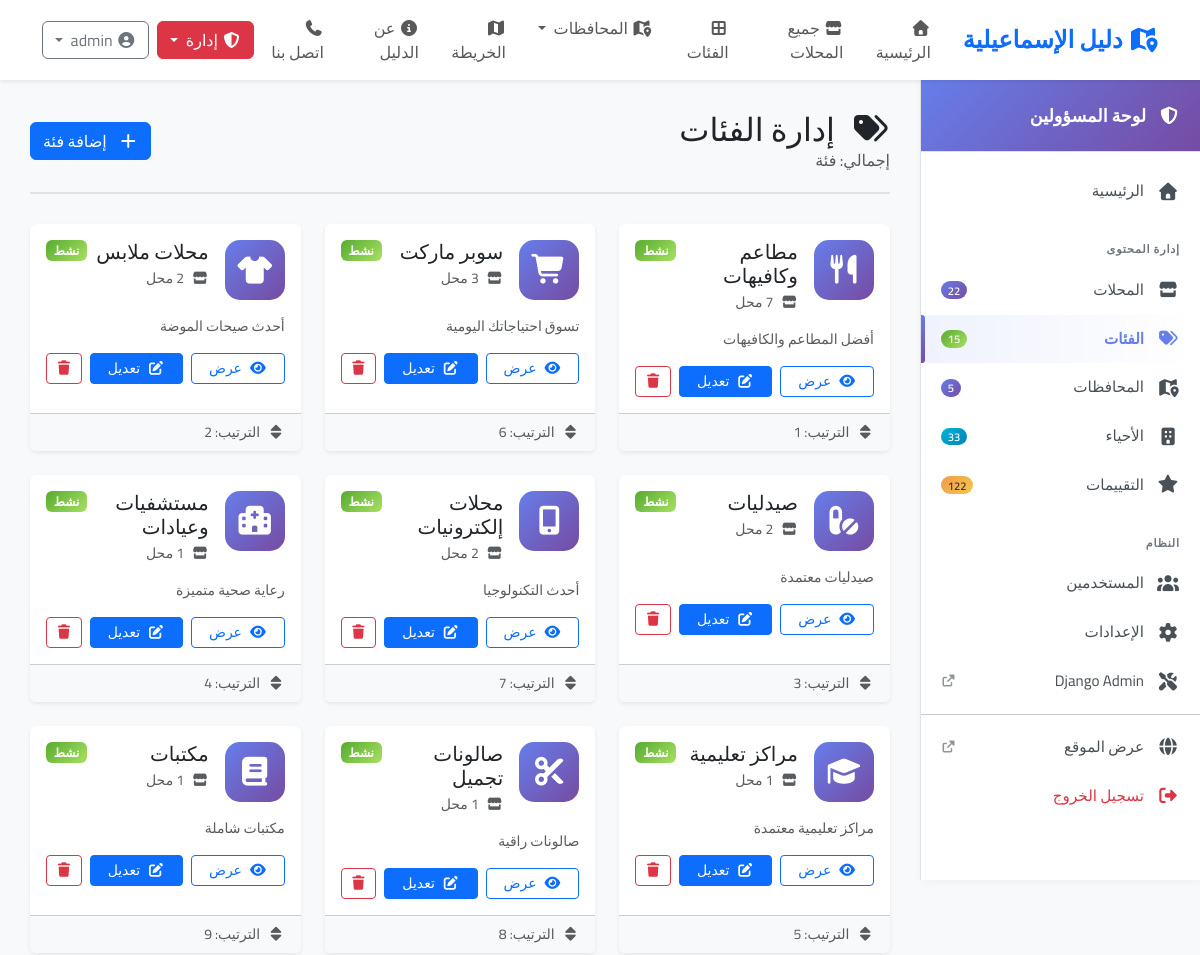
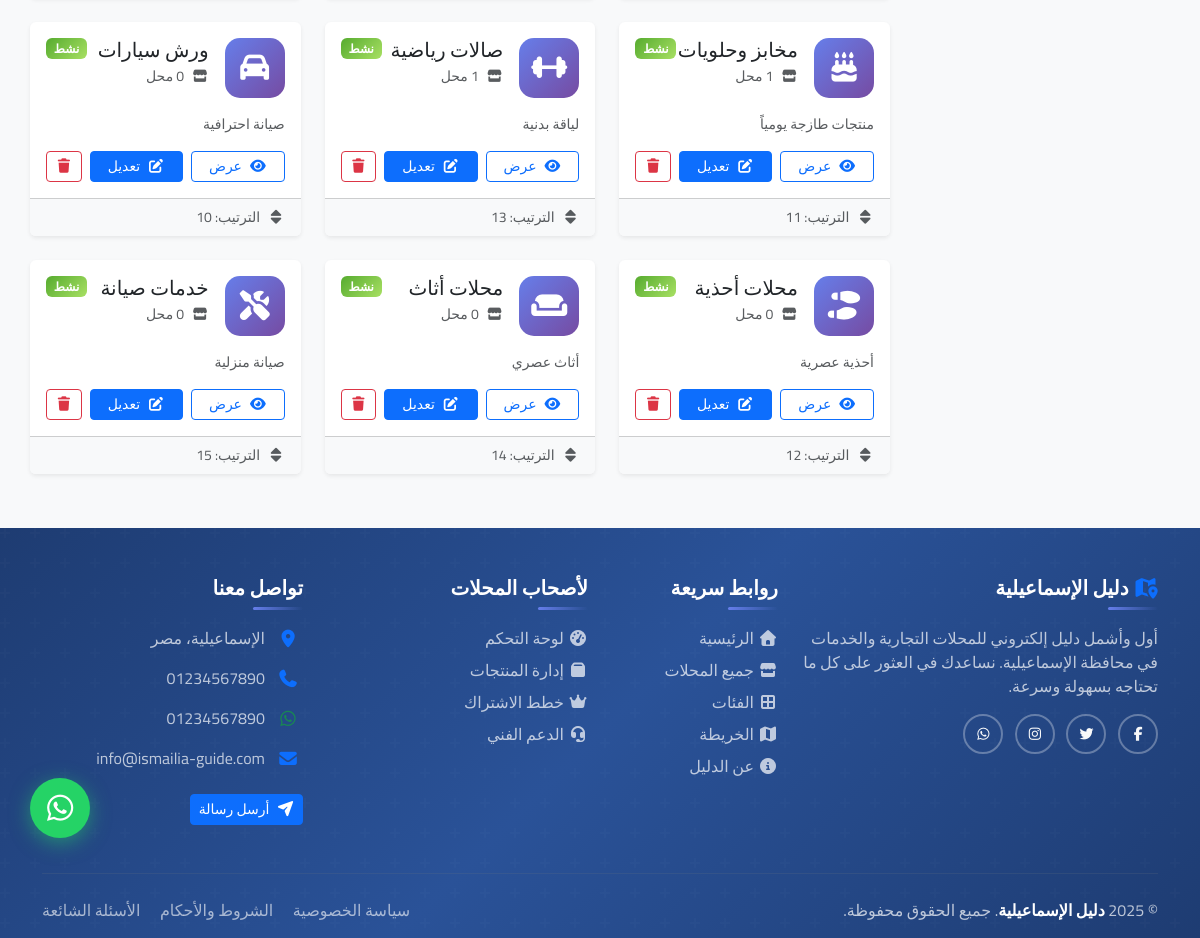
/accounts/admin/categories/ (signed in), run on the app's committed database (2 pictures, top to bottom).
### directory/models.py (models this page shows, shortened)
class Category(models.Model):
    name = models.CharField(
        max_length=100,
        unique=True,
        verbose_name='اسم الفئة',
        help_text='مثال: مطاعم ومقاهي، صيدليات، محلات ملابس',
        db_index=True
    )
    slug = models.SlugField(
        max_length=100,
        unique=True,
        blank=True,
        allow_unicode=True,
        verbose_name='الرابط'
    )
    icon = models.CharField(
        max_length=50,
        blank=True,
        default='fas fa-store',
        verbose_name='أيقونة Font Awesome',
        help_text='مثال: fas fa-utensils'
    )
    description = models.TextField(
        blank=True,
        verbose_name='الوصف',
        help_text='وصف تفصيلي للفئة (اختياري)'
    )
    image = models.ImageField(
        upload_to='categories/%Y/%m/',
        blank=True,
        null=True,
        verbose_name='صورة الفئة',
        help_text='صورة تمثيلية للفئة (اختياري)'
    )
    order = models.IntegerField(
        default=0,
        verbose_name='الترتيب',
        help_text='رقم أصغر = يظهر أولاً'
    )
    is_active = models.BooleanField(
        default=True,
        verbose_name='نشط',
        help_text='إلغاء التفعيل يخفي الفئة من الموقع'
    )
    created_at = models.DateTimeField(
        auto_now_add=True,
        verbose_name='تاريخ الإنشاء'
    )
    updated_at = models.DateTimeField(
        auto_now=True,
        verbose_name='تاريخ التحديث'
    )
    class Meta:
        verbose_name = 'فئة'
        verbose_name_plural = 'الفئات'
        ordering = ['order', 'name']
        indexes = [
            models.Index(fields=['slug']),
            models.Index(fields=['is_active', 'order']),
        ]

### accounts/views/admin_views.py (the view, shortened to what this page needs)
# urls.py: path('admin/categories/', views.manage_categories, name='manage_categories'),
@login_required
@user_passes_test(is_staff_or_superuser)
def manage_categories(request):
    categories = Category.objects.annotate(
        business_count=Count('business')
    ).order_by('-business_count')
    context = {
        'categories': categories,
        'stats': get_admin_stats(),
    }
    return render(request, 'accounts/manage_categories.html', context)

### accounts/views/admin_views.py (called while the page is built)
def is_staff_or_superuser(user):
    return user.is_staff or user.is_superuser

### directory/context_processors.py (called while the page is built)
def seo_defaults(request):
    return {
        'seo': {
            'site_name': getattr(settings, 'SITE_NAME', 'دليل الإسماعيلية'),
            'title': 'دليل الإسماعيلية - دليل شامل للمحلات والخدمات',
            'description': 'دليل شامل للمحلات التجارية والخدمات في الإسماعيلية والمحافظات المجاورة',
            'keywords': 'الإسماعيلية، دليل، محلات، خدمات، مطاعم، صيدليات',
        'navbar_categories': Category.objects.filter(
            is_active=True
        ).order_by('order', 'name')[:8],
        'navbar_governorates': Governorate.objects.filter(
            is_active=True
        ).order_by('order', 'name'),
        'total_categories': Category.objects.filter(is_active=True).count(),
        'total_governorates': Governorate.objects.filter(is_active=True).count(),
        'total_districts': District.objects.filter(is_active=True).count(),
    }
        }

def navbar_context(request):
    navbar_governorates = Governorate.objects.filter(
        is_active=True
    ).annotate(
        business_count=Count(
            'district__business',
            filter=Q(
                district__business__is_active=True,
                district__business__is_verified=True
            ),
            distinct=True
        )
    ).order_by('order', 'name')[:6]
    pending_businesses_count = 0
    pending_reviews_count = 0  # ← صفر مؤقتاً
    if request.user.is_authenticated and (request.user.is_staff or request.user.is_superuser):
        pending_businesses_count = Business.objects.filter(is_verified=False).count()
    return {
        'navbar_governorates': navbar_governorates,
        'pending_businesses_count': pending_businesses_count,
        'pending_reviews_count': pending_reviews_count,
    }

### directory/converters.py (called while the page is built)
    def to_url(self, value):
        return str(value)

### templates/accounts/manage_categories.html (shortened to what this page needs)
{% extends 'base.html' %}
{% load static %}
{% block content %}
<div class="dashboard-wrapper">
    {% include 'includes/admin_sidebar.html' %}
    <main class="dashboard-main">
        <div class="dashboard-topbar">
            <div>
                <h2 class="mb-0">
                    <i class="fas fa-tags me-2"></i>
                    إدارة الفئات
                </h2>
                <p class="text-muted mb-0">إجمالي: {{ total_count }} فئة</p>
            </div>
            <div>
                <a href="{% url 'add_category' %}" class="btn btn-primary">
                    <i class="fas fa-plus me-2"></i> إضافة فئة
                </a>
            </div>
        </div>
        <div class="row g-4 mb-4">
            {% for category in categories %}
            <div class="col-md-6 col-lg-4">
                <div class="card border-0 shadow-sm h-100">
                    <div class="card-body">
                        <div class="d-flex align-items-start mb-3">
                            <div class="category-icon-large me-3">
                                <i class="fas {{ category.icon|default:'fa-store' }}"></i>
                            </div>
                            <div class="flex-grow-1">
                                <h5 class="card-title mb-1">{{ category.name }}</h5>
                                <p class="text-muted small mb-0">
                                    <i class="fas fa-store me-1"></i>
                                    {{ category.business_count }} محل
                                </p>
                            </div>
                            {% if category.is_active %}
                            <span class="badge bg-success">نشط</span>
                            {% else %}
                            <span class="badge bg-secondary">معطل</span>
                            {% endif %}
                        </div>
                        {% if category.description %}
                        <p class="card-text text-muted small mb-3">
                            {{ category.description|truncatewords:15 }}
                        </p>
                        {% endif %}
                        <div class="d-flex gap-2 mt-3">
                            <a href="{% url 'category_detail' category.slug %}"
                               class="btn btn-sm btn-outline-primary flex-fill"
                               target="_blank">
                                <i class="fas fa-eye me-1"></i> عرض
                            </a>
                            <a href="{% url 'edit_category' category.pk %}"
                               class="btn btn-sm btn-primary flex-fill">
                                <i class="fas fa-edit me-1"></i> تعديل
                            </a>
                            <a href="{% url 'delete_category' category.pk %}"
                               class="btn btn-sm btn-outline-danger"
                               onclick="return confirm('هل أنت متأكد من حذف هذه الفئة؟')">
                                <i class="fas fa-trash"></i>
                            </a>
                        </div>
                    </div>
                    <div class="card-footer bg-light text-muted small">
                        <i class="fas fa-sort me-1"></i>
                        الترتيب: {{ category.order }}
                    </div>
                </div>
            </div>
            {% endfor %}
        </div>
    </main>
</div>
{% endblock %}

### static/css/style.css (style rules this page uses)
body, h1, h2, h3, h4, h5, h6, p, a, button, input, textarea, select, label, span, div { font-family: 'Cairo', sans-serif; }
body { background-color: #f8f9fa; min-height: 100vh; display: flex; flex-direction: column; }
main { flex: 1; }
.card { border: none; box-shadow: 0 2px 10px rgba(0,0,0,0.08); transition: transform 0.3s, box-shadow 0.3s; height: 100%; }

### static/css/animations.css (style rules this page uses)
html { scroll-behavior: smooth; }

### templates/base.html (style rules this page uses)
* { font-family: 'Cairo', sans-serif; }
html { scroll-behavior: smooth; height: 100%; }
body { min-height: 100%; display: flex; flex-direction: column; background-color: #f8f9fa; margin: 0; padding: 0; }

### templates/accounts/manage_categories.html (style rules this page uses)
.dashboard-wrapper { display: flex; min-height: calc(100vh - 80px); background: #f8f9fa; }
.dashboard-main { flex: 1; padding: 30px; }
.dashboard-topbar { display: flex; justify-content: space-between; align-items: center; margin-bottom: 30px; padding-bottom: 20px; border-bottom: 2px solid #dee2e6; }
.category-icon-large { width: 60px; height: 60px; background: linear-gradient(135deg, #667eea 0%, #764ba2 100%); border-radius: 15px; display: flex; align-items: center; justify-content: center; color: white; font-size: 1.8rem; flex-shrink: 0; }

### templates/includes/navbar.html (style rules this page uses)
.btn { transition: all 0.3s ease; }

### templates/includes/admin_sidebar.html (style rules this page uses)
.badge.bg-success { background: linear-gradient(135deg, #56ab2f 0%, #a8e063 100%) !important; }

### data on the page
Category: name "مطاعم وكافيهات", is_active "نشط", description "أفضل المطاعم والكافيهات", order "1"
Category: name "سوبر ماركت", is_active "نشط", description "تسوق احتياجاتك اليومية", order "6"
Category: name "محلات ملابس", is_active "نشط", description "أحدث صيحات الموضة", order "2"
Category: name "صيدليات", is_active "نشط", description "صيدليات معتمدة", order "3"
Category: name "محلات إلكترونيات", is_active "نشط", description "أحدث التكنولوجيا", order "7"
Category: name "مستشفيات وعيادات", is_active "نشط", description "رعاية صحية متميزة", order "4"
Category: name "مراكز تعليمية", is_active "نشط", description "مراكز تعليمية معتمدة", order "5"
Category: name "صالونات تجميل", is_active "نشط", description "صالونات راقية", order "8"
Category: name "مكتبات", is_active "نشط", description "مكتبات شاملة", order "9"
Category: name "مخابز وحلويات", is_active "نشط", description "منتجات طازجة يومياً", order "11"
Category: name "صالات رياضية", is_active "نشط", description "لياقة بدنية", order "13"
Category: name "ورش سيارات", business_count "0", is_active "نشط", description "صيانة احترافية", order "10"
Category: name "محلات أحذية", is_active "نشط", description "أحذية عصرية", order "12"
Category: name "محلات أثاث", is_active "نشط", description "أثاث عصري", order "14"
Category: name "خدمات صيانة", business_count "0", is_active "نشط", description "صيانة منزلية", order "15"

### other printed values
{{ stats.total_businesses|default:0 }} "22"
{{ stats.total_categories|default:0 }} "15"
{{ stats.total_governorates|default:0 }} "5"
{{ stats.total_districts|default:0 }} "33"
{{ stats.total_reviews|default:0 }} "122"
